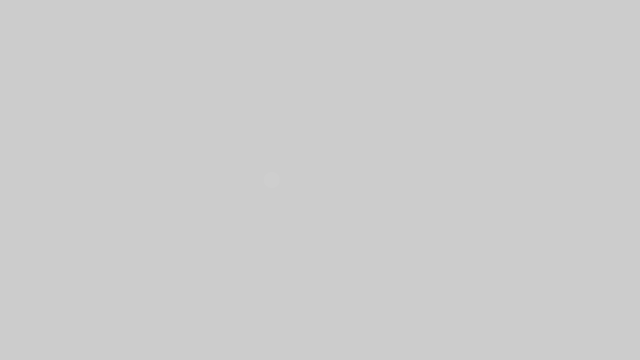
Frame 1 (no input)
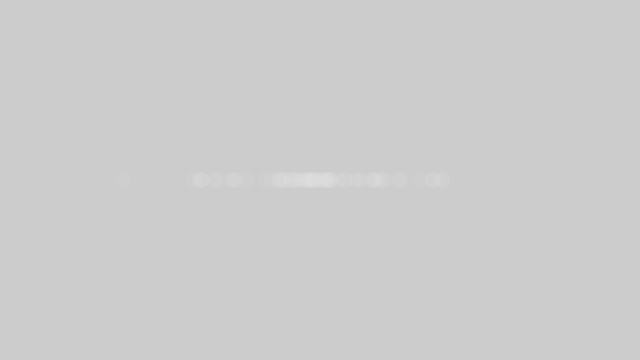
Frame 60 (the mouse pressed at the canvas centre just before this capture)
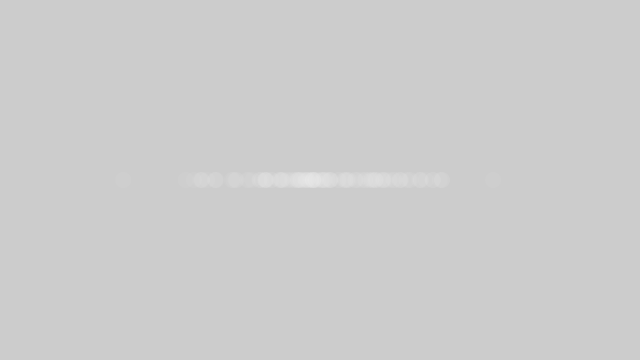
Frame 120 (the mouse held since frame 60 and released just before this capture)

The Processing sketch that drew these frames (run headless with seeded random() and noise(); from frame 60 on, the mouse is pressed at the canvas centre):

// Processing sketch: Gaussiana
// ── Gaussiana.pde
import java.util.*;

Random generator;
 
void setup() {
  size(640,360);
  generator = new Random();
  
}
void draw() {
//Asking for a Gaussian random number. (Note nextGaussian() returns a double and must be converted to float.)
  float num = (float) generator.nextGaussian();
  float sd = 60;
  float mean = 320;
//sd era previamente 1, num é o número que representa a posição horizontal no gráfico(distância até a média, em desvios padrão) e mean é o posicionamento centro da gaussiana(previamente 0)
  float x = sd * num + mean;
  
  noStroke();
  fill(255,10);
  ellipse(x,180,16,16);
}
